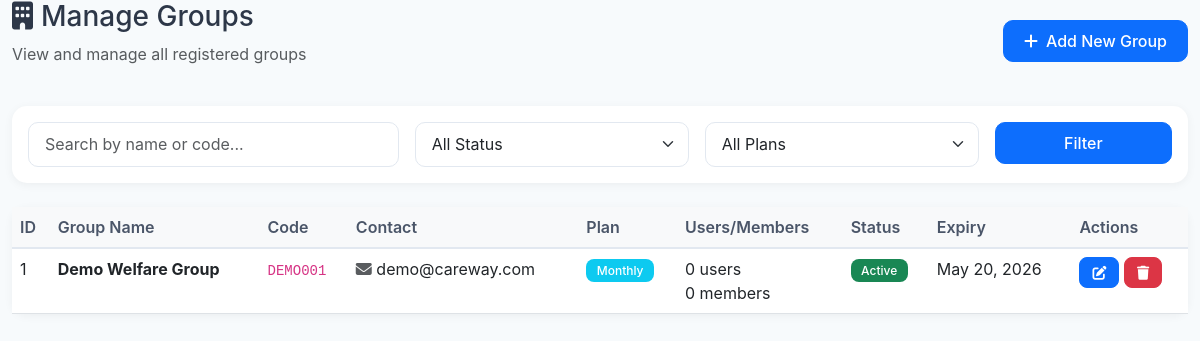
Screenshot of /admin/groups.php (signed in) with the database file from the repository.
### tables this page shows
CREATE TABLE groups (
    id INT PRIMARY KEY AUTO_INCREMENT,
    group_name VARCHAR(100) NOT NULL,
    group_code VARCHAR(20) UNIQUE NOT NULL,
    email VARCHAR(100),
    phone VARCHAR(20),
    address TEXT,
    subscription_plan ENUM('monthly', 'quarterly', 'biannual', 'annual') DEFAULT 'monthly',
    subscription_status ENUM('active', 'expired', 'suspended') DEFAULT 'active',
    subscription_start DATE,
    subscription_end DATE,
    max_members INT DEFAULT 100,
    created_at TIMESTAMP DEFAULT CURRENT_TIMESTAMP,
    updated_at TIMESTAMP DEFAULT CURRENT_TIMESTAMP ON UPDATE CURRENT_TIMESTAMP,
    INDEX idx_status (subscription_status),
    INDEX idx_group_code (group_code)
);

### includes/db.php (called while the page is built, shortened)
<?php
class Database {
    private static $instance = null;
    private $connection;
    private function __construct() {
        try {
            $this->connection = new PDO(
                "mysql:host=" . DB_HOST . ";dbname=" . DB_NAME . ";charset=utf8mb4",
                DB_USER,
                DB_PASS,
                [
                    PDO::ATTR_ERRMODE => PDO::ERRMODE_EXCEPTION,
                    PDO::ATTR_DEFAULT_FETCH_MODE => PDO::FETCH_ASSOC,
                    PDO::ATTR_EMULATE_PREPARES => false
                ]
            );
        } catch(PDOException $e) {
            error_log("Database connection failed: " . $e->getMessage());
            throw new Exception("Database connection failed. Please try again later.");
        }
    }
    public static function getInstance() {
        if (self::$instance === null) {
            self::$instance = new self();
        }
        return self::$instance;
    }
    public function getConnection() {
        return $this->connection;
    }
}
function db() {
    return Database::getInstance()->getConnection();
}
?>

### includes/functions.php (called while the page is built, shortened)
<?php
require_once __DIR__ . '/db.php';
function formatDate($date, $format = 'M d, Y') {
    return date($format, strtotime($date));
}
    ?>

### admin/groups.php (the view, shortened to what this page needs)
<?php
require_once '../includes/db.php';
require_once '../includes/functions.php';
$search = $_GET['search'] ?? '';
$page = (int)($_GET['page'] ?? 1);
$limit = 20;
$offset = ($page - 1) * $limit;
$query = "SELECT g.*,
          COUNT(DISTINCT u.id) as user_count,
          COUNT(DISTINCT m.id) as member_count
          FROM groups g
          LEFT JOIN users u ON g.id = u.group_id
          LEFT JOIN members m ON g.id = m.group_id
          WHERE 1=1";
$params = [];
$query .= " GROUP BY g.id ORDER BY g.created_at DESC LIMIT ? OFFSET ?";
$params[] = $limit;
$params[] = $offset;
$stmt = db()->prepare($query);
$stmt->execute($params);
$groups = $stmt->fetchAll();
include_once '../templates/header.php';
?>
<div class="container-fluid">
    <div class="d-flex justify-content-between align-items-center mb-4">
        <div>
            <h1 class="h3 mb-0"><i class="fas fa-building me-2"></i>Manage Groups</h1>
            <p class="text-muted mt-2">View and manage all registered groups</p>
        </div>
        <button class="btn btn-primary" data-bs-toggle="modal" data-bs-target="#addGroupModal">
            <i class="fas fa-plus me-2"></i>Add New Group
        </button>
    </div>
    <div class="card mb-4">
        <div class="card-body">
            <form method="GET" class="row g-3">
                <div class="col-md-4">
                    <input type="text" class="form-control" name="search" placeholder="Search by name or code..." value="<?php echo htmlspecialchars($search); ?>">
                </div>
                <div class="col-md-3">
                    <select class="form-select" name="status">
                        <option value="">All Status</option>
                    </select>
                </div>
                <div class="col-md-3">
                    <select class="form-select" name="plan">
                        <option value="">All Plans</option>
                    </select>
                </div>
                <div class="col-md-2">
                    <button type="submit" class="btn btn-primary w-100">Filter</button>
                </div>
            </form>
        </div>
    </div>
    <div class="card">
        <div class="card-body p-0">
            <div class="table-responsive">
                <table class="table table-hover mb-0">
                    <thead class="table-light">
                        <tr>
                            <th>ID</th>
                            <th>Group Name</th>
                            <th>Code</th>
                            <th>Contact</th>
                            <th>Plan</th>
                            <th>Users/Members</th>
                            <th>Status</th>
                            <th>Expiry</th>
                            <th>Actions</th>
                        </tr>
                    </thead>
                    <tbody>
                        <?php foreach ($groups as $group): ?>
                            <tr>
                                <td><?php echo $group['id']; ?></td>
                                <td class="fw-bold"><?php echo htmlspecialchars($group['group_name']); ?></td>
                                <td><code><?php echo $group['group_code']; ?></code></td>
                                <td>
                                    <?php if ($group['email']): ?>
                                        <i class="fas fa-envelope text-muted"></i> <?php echo htmlspecialchars($group['email']); ?><br>
                                    <?php endif; ?>
                                </td>
                                <td>
                                    <span class="badge bg-info"><?php echo ucfirst($group['subscription_plan']); ?></span>
                                </td>
                                <td>
                                    <?php echo number_format($group['user_count']); ?> users<br>
                                    <?php echo number_format($group['member_count']); ?> members
                                </td>
                                <td>
                                    <span class="badge bg-<?php echo $group['subscription_status'] === 'active' ? 'success' : 'danger'; ?>">
                                        <?php echo ucfirst($group['subscription_status']); ?>
                                    </span>
                                </td>
                                <td>
                                    <?php if ($group['subscription_end']): ?>
                                        <?php echo formatDate($group['subscription_end']); ?>
                                    <?php else: ?>
                                        N/A
                                    <?php endif; ?>
                                </td>
                                <td>
                                    <button class="btn btn-sm btn-primary" onclick="editGroup(<?php echo htmlspecialchars(json_encode($group)); ?>)">
                                        <i class="fas fa-edit"></i>
                                    </button>
                                    <button class="btn btn-sm btn-danger" onclick="deleteGroup(<?php echo $group['id']; ?>, '<?php echo htmlspecialchars($group['group_name']); ?>')">
                                        <i class="fas fa-trash"></i>
                                    </button>
                                </td>
                            </tr>
                        <?php endforeach; ?>
                    </tbody>
                </table>
            </div>
        </div>
    </div>
</div>
<?php include_once '../templates/footer.php'; ?>

### templates/header.php (style rules this page uses)
:root { --primary-color: #667eea; --primary-dark: #5a67d8; --secondary-color: #764ba2; --success-color: #48bb78; --danger-color: #f56565; --warning-color: #ed8936; --info-color: #4299e1; --dark-color: #1a202c; --light-color: #f7fafc; --sidebar-width: 280px; --sidebar-collapsed-width: 80px; --header-height: 70px; --transition-speed: 0.3s; }
* { margin: 0; padding: 0; box-sizing: border-box; }
body { font-family: 'Inter', -apple-system, BlinkMacSystemFont, 'Segoe UI', Roboto, 'Helvetica Neue', Arial, sans-serif; background: var(--light-color); overflow-x: hidden; color: #2d3748; }
.card { border: none; border-radius: 15px; box-shadow: 0 2px 10px rgba(0,0,0,0.05); transition: transform 0.3s, box-shadow 0.3s; margin-bottom: 20px; background: white; }
.table { margin-bottom: 0; }
.table thead th { border-bottom: 2px solid #e2e8f0; font-weight: 600; color: #4a5568; }
.form-control, .form-select { border-radius: 10px; border: 1px solid #e2e8f0; padding: 0.6rem 1rem; transition: all 0.3s; }
.badge { padding: 0.35rem 0.65rem; border-radius: 8px; font-weight: 500; }
.btn { border-radius: 10px; padding: 0.5rem 1.25rem; font-weight: 500; transition: all 0.3s; }
.btn-sm { padding: 0.25rem 0.75rem; border-radius: 8px; }

### rows the page displays
groups: id "1", group_name "Demo Welfare Group", group_code "DEMO001", email "demo@careway.com", subscription_plan "Monthly", user_count "0", member_count "0", subscription_status "Active", subscription_end "May 20, 2026"
